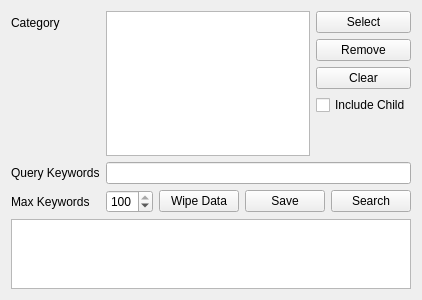
<?xml version="1.0" encoding="UTF-8"?>
<ui version="4.0">
 <class>PopularSearches</class>
 <widget class="QWidget" name="PopularSearches">
  <property name="geometry">
   <rect>
    <x>0</x>
    <y>0</y>
    <width>404</width>
    <height>300</height>
   </rect>
  </property>
  <property name="windowTitle">
   <string>Most Watched Searches</string>
  </property>
  <layout class="QVBoxLayout" name="verticalLayout_2">
   <item>
    <layout class="QFormLayout" name="formLayout">
     <item row="0" column="0">
      <widget class="QLabel" name="label">
       <property name="text">
        <string>Category</string>
       </property>
      </widget>
     </item>
     <item row="0" column="1">
      <layout class="QHBoxLayout" name="horizontalLayout">
       <item>
        <widget class="QTreeWidget" name="categoryTreeWidget">
         <attribute name="headerVisible">
          <bool>false</bool>
         </attribute>
         <column>
          <property name="text">
           <string notr="true">1</string>
          </property>
         </column>
        </widget>
       </item>
       <item>
        <layout class="QVBoxLayout" name="verticalLayout">
         <item>
          <widget class="QPushButton" name="selectPushButton">
           <property name="text">
            <string>Select</string>
           </property>
          </widget>
         </item>
         <item>
          <widget class="QPushButton" name="removePushButton">
           <property name="text">
            <string>Remove</string>
           </property>
          </widget>
         </item>
         <item>
          <widget class="QPushButton" name="clearPushButton">
           <property name="text">
            <string>Clear</string>
           </property>
          </widget>
         </item>
         <item>
          <widget class="QCheckBox" name="includeChildCheckBox">
           <property name="toolTip">
            <string>&lt;html&gt;&lt;head/&gt;&lt;body&gt;&lt;p&gt;&lt;span style=&quot; font-family:'Arial,Helvetica,sans-serif'; font-size:13px; color:#333333; background-color:#ffffff;&quot;&gt;If true, only one CategoryID can be specified, and keywords are returned for that category and its subcategories. &lt;/span&gt;&lt;/p&gt;&lt;p&gt;&lt;span style=&quot; font-family:'Arial,Helvetica,sans-serif'; font-size:13px; color:#333333; background-color:#ffffff;&quot;&gt;When IncludeChildCategories is true and used in conjunction with CategoryID, one and only one CategoryID is allowed.&lt;/span&gt;&lt;/p&gt;&lt;/body&gt;&lt;/html&gt;</string>
           </property>
           <property name="text">
            <string>Include Child</string>
           </property>
          </widget>
         </item>
         <item>
          <spacer name="verticalSpacer">
           <property name="orientation">
            <enum>Qt::Vertical</enum>
           </property>
           <property name="sizeHint" stdset="0">
            <size>
             <width>20</width>
             <height>40</height>
            </size>
           </property>
          </spacer>
         </item>
        </layout>
       </item>
      </layout>
     </item>
     <item row="1" column="0">
      <widget class="QLabel" name="label_3">
       <property name="text">
        <string>Query Keywords</string>
       </property>
      </widget>
     </item>
     <item row="1" column="1">
      <widget class="QLineEdit" name="queryKeywordsLineEdit">
       <property name="toolTip">
        <string>&lt;html&gt;&lt;head/&gt;&lt;body&gt;&lt;p&gt;A query that specifies a string for searching titles of items on eBay. &lt;/p&gt;&lt;p&gt;If you are using a URL, then to search for multiple words, use &amp;quot;%20&amp;quot;. &lt;/p&gt;&lt;p&gt;For example, use Harry%20Potter to search for items containing those words in any order. &lt;/p&gt;&lt;p&gt;You can incorporate wildcards into a multi-word search, as in the following: ap*%20ip*. &lt;/p&gt;&lt;p&gt;The words &amp;quot;and&amp;quot; and &amp;quot;or&amp;quot; are treated like any other word. Only use &amp;quot;and&amp;quot;, &amp;quot;or&amp;quot;, or &amp;quot;the&amp;quot; if you are searching for listings containing these words.&lt;/p&gt;&lt;/body&gt;&lt;/html&gt;</string>
       </property>
      </widget>
     </item>
     <item row="2" column="0">
      <widget class="QLabel" name="label_2">
       <property name="text">
        <string>Max Keywords</string>
       </property>
      </widget>
     </item>
     <item row="2" column="1">
      <layout class="QHBoxLayout" name="horizontalLayout_2">
       <item>
        <widget class="QSpinBox" name="spinBox">
         <property name="minimum">
          <number>1</number>
         </property>
         <property name="maximum">
          <number>100</number>
         </property>
         <property name="singleStep">
          <number>1</number>
         </property>
         <property name="value">
          <number>100</number>
         </property>
        </widget>
       </item>
       <item>
        <spacer name="horizontalSpacer">
         <property name="orientation">
          <enum>Qt::Horizontal</enum>
         </property>
         <property name="sizeHint" stdset="0">
          <size>
           <width>40</width>
           <height>20</height>
          </size>
         </property>
        </spacer>
       </item>
       <item>
        <widget class="QPushButton" name="wipePushButton">
         <property name="text">
          <string>Wipe Data</string>
         </property>
        </widget>
       </item>
       <item>
        <widget class="QPushButton" name="savePushButton">
         <property name="text">
          <string>Save</string>
         </property>
        </widget>
       </item>
       <item>
        <widget class="QPushButton" name="searchPushButton">
         <property name="text">
          <string>Search</string>
         </property>
        </widget>
       </item>
      </layout>
     </item>
    </layout>
   </item>
   <item>
    <widget class="QTableWidget" name="tableWidget">
     <property name="sizePolicy">
      <sizepolicy hsizetype="Expanding" vsizetype="Expanding">
       <horstretch>0</horstretch>
       <verstretch>1</verstretch>
      </sizepolicy>
     </property>
    </widget>
   </item>
  </layout>
 </widget>
 <resources/>
 <connections/>
</ui>
